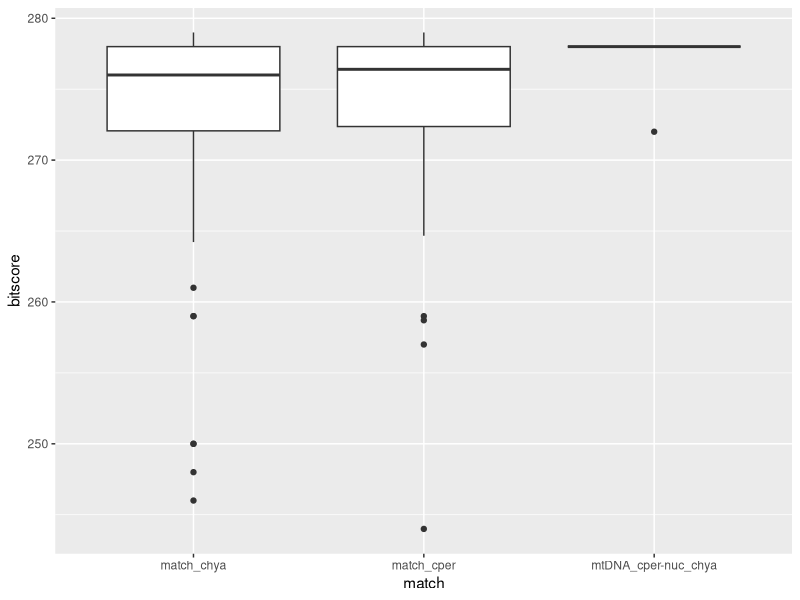

R code for this plot:
library(tidyverse)

mtdna <- read_csv('../Mitochondrial_Mapping/blast_speciesID.csv') 
admix_data <- read_csv('../splitSpecies/ADMIXTURE/MiSeq_lightSpecies2.10.1.2.results.csv')
newhybrids_subsetLoci <- read_csv('../splitSpecies/newHybrids/newHybrids_fullResults.csv')


newhybrids_subsetLoci %>%
  filter(is.na(Z),
         prior == 'Jeffreys') %>%
  filter(Indiv == 'COPE_1023.fp2.repr')

newhybrids_subsetLoci %>%
  filter(prior == 'Jeffreys') %>%
  select(-prior) %>%
  group_by(Indiv) %>%
  mutate(hybrid_type = hybrid_class[mean_posterior_probability == max(mean_posterior_probability)],
         post_prob = max(mean_posterior_probability)) %>%
  ungroup %>%
  select(-starts_with('C'), -sd_posterior_probability, -cv_posterior_probability) %>%
  pivot_wider(names_from = hybrid_class, values_from = mean_posterior_probability) %>%
  arrange(post_prob) %>%
  filter(str_detect(hybrid_type, 'pure', negate = TRUE))


newHybrids_mtdna <- newhybrids_subsetLoci %>%
  filter(prior == 'Jeffreys') %>%
  select(-prior) %>%
  mutate(Indiv = str_remove(Indiv, '.fp2.repr')) %>%
  group_by(Indiv) %>%
  mutate(hybrid_type = hybrid_class[mean_posterior_probability == max(mean_posterior_probability)],
         post_prob = max(mean_posterior_probability)) %>%
  ungroup %>%
  select(-starts_with('C'), -sd_posterior_probability, -cv_posterior_probability) %>%
  pivot_wider(names_from = hybrid_class, values_from = mean_posterior_probability) %>%
  left_join(mtdna, by = c('Indiv' = 'ID')) 


newHybrids_mtdna %>%
  filter(!is.na(species),
         str_detect(hybrid_type, 'pure'),
         certainty == 'certain') %>%
  # count(species, hybrid_type)
  mutate(match = case_when(hybrid_type == 'pure_b' & species == 'Coryphopterus hyalinus' ~ 'match_chya',
                           hybrid_type == 'pure_a' & species == 'Coryphopterus personatus' ~ 'match_cper',
                           hybrid_type == 'pure_a' & species == 'Coryphopterus hyalinus' ~ 'mtDNA_chya-nuc_cper',
                           hybrid_type == 'pure_b' & species == 'Coryphopterus personatus' ~ 'mtDNA_cper-nuc_chya',
                           TRUE ~ 'error')) %>%
  
  ggplot(aes(x = match, y = bitscore)) +
  geom_boxplot()


newHybrids_mtdna %>%
  mutate(hybrid = case_when(hybrid_type == 'pure_b' ~ 'chya',
                            hybrid_type == 'pure_a' ~ 'cper',
                            hybrid_type == 'a_bx' ~ 'cper_bx',
                            hybrid_type == 'b_bx' ~ 'chya_bx',
                            TRUE ~ hybrid_type)) %>%
  count(hybrid, species)
  
